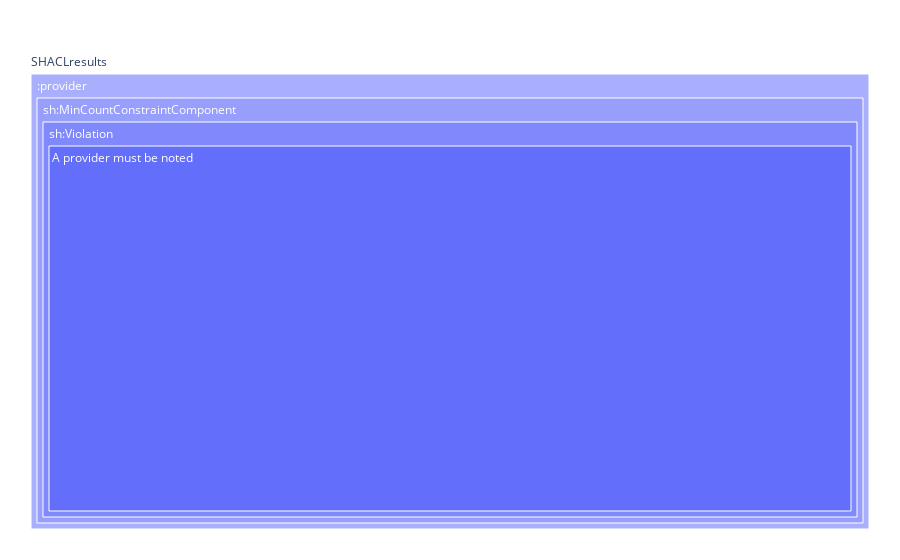

Notebook cell for this chart:
### Code cell
import plotly.express as px

fig = px.treemap(pdf, path=[px.Constant("SHACLresults"), 'path', 'constraint', 'severity', 'message'])
fig.update_layout(margin = dict(t=50, l=25, r=25, b=25))
fig.show()

### Figure 1 — Plotly figure (JSON) as saved in the notebook; plotly's stock layout.template omitted (floating-point values rounded to 4 significant figures)
{"data": [{"branchvalues": "total", "domain": {"x": [0, 1], "y": [0, 1]}, "hovertemplate": "labels=%{label}<br>count=%{value}<br>parent=%{parent}<br>id=%{id}<extra></extra>", "ids": ["SHACLresults/:provider/sh:MinCountConstraintComponent/sh:Violation/A provider must be noted", "SHACLresults/:provider/sh:MinCountConstraintComponent/sh:Violation", "SHACLresults/:provider/sh:MinCountConstraintComponent", "SHACLresults/:provider", "SHACLresults"], "labels": ["A provider must be noted", "sh:Violation", "sh:MinCountConstraintComponent", ":provider", "SHACLresults"], "name": "", "parents": ["SHACLresults/:provider/sh:MinCountConstraintComponent/sh:Violation", "SHACLresults/:provider/sh:MinCountConstraintComponent", "SHACLresults/:provider", "SHACLresults", ""], "type": "treemap", "values": [666, 666, 666, 666, 666]}], "layout": {"autosize": true, "legend": {"tracegroupgap": 0}, "margin": {"b": 25, "l": 25, "r": 25, "t": 50}}}
